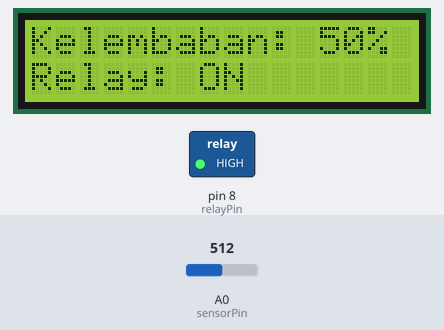
A sketch run on a simulated Arduino Uno, built with avr-gcc and run on an emulated ATmega328P. On the bench: 16×2 character LCD, switched loads named in the sketch (green lamp = pin HIGH). Inputs (shaded band) come from the test bench; at power-on: A0 (sensorPin) = 512. What the sketch prints to the serial monitor is not drawn.

Above: at 1.3 s.
1.4 s: A0 (sensorPin) set to 714
At 3.4 s:
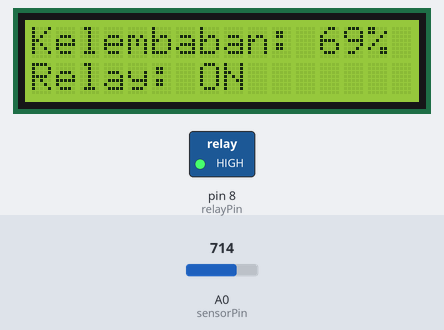
3.7 s: A0 (sensorPin) set to 741
At 5.0 s:
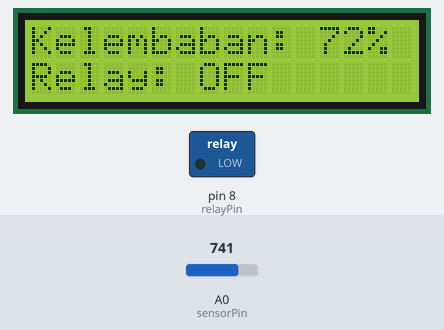
5.7 s: A0 (sensorPin) set to 900
At 7.5 s:
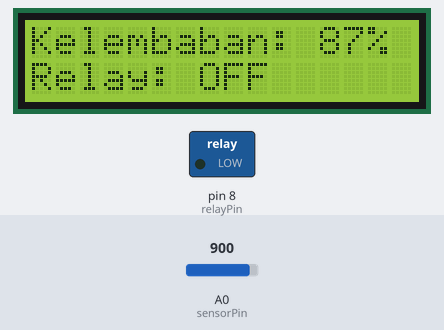
7.8 s: A0 (sensorPin) set to 716
At 9.4 s:
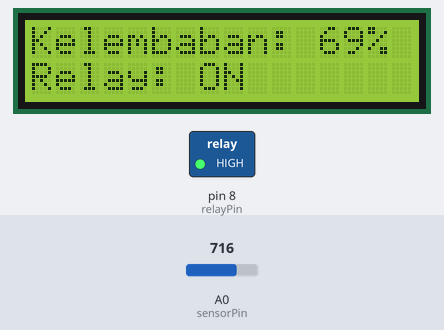
Timing chart, 0 to 10.9 s (numbered marks = the images above; inputs shaded):
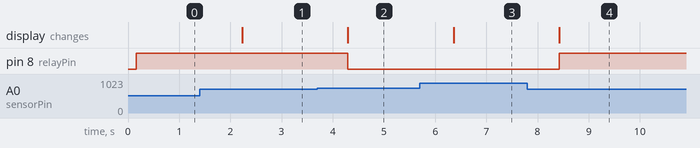

Measured:
- the behaviour switches between 726 and 727 on A0 (sensorPin) (found by bisection; images 1 and 2)
- after the input at 1.4 s, the display: changes after 0.83 s (image 1)
- after the input at 3.7 s, pin 8 (relayPin): HIGH → LOW after 0.59 s; the display: changes after 0.59 s (image 2)
- after the input at 5.7 s, the display: changes after 0.66 s (image 3)
- after the input at 7.8 s, pin 8 (relayPin): LOW → HIGH after 0.63 s; the display: changes after 0.63 s (image 4)

The sketch:

soil_moisture_relay.ino
```cpp
#include <Wire.h>
#include <LiquidCrystal_I2C.h>

LiquidCrystal_I2C lcd(0x27, 16, 2);

const int sensorPin = A0;
const int relayPin = 8;

const int AMBANG_KELEMBABAN = 71; // Batas kelembaban tanah (%)

void setup() {
  Serial.begin(9600);
  lcd.init();
  lcd.backlight();
  lcd.begin(16, 2);
  pinMode(relayPin, OUTPUT);
}

void loop() {
  int kelembaban = analogRead(sensorPin);
  int kelembabanPersen = map(kelembaban, 0, 1023, 0, 100);

  Serial.print("Kelembaban Tanah: ");
  Serial.print(kelembabanPersen);
  Serial.println("%");

  lcd.setCursor(0, 0);
  lcd.print("Kelembaban: ");
  lcd.print(kelembabanPersen);
  lcd.print("%   ");

  lcd.setCursor(0, 1);

  // --- VERSI ASLI (mengandung bug logika terbalik) ---
  // if (kelembabanPersen < AMBANG_KELEMBABAN) {
  //   lcd.print("Relay: OFF      ");
  //   digitalWrite(relayPin, LOW);
  // } else {
  //   lcd.print("Relay: ON       ");
  //   digitalWrite(relayPin, HIGH);
  // }
  // Bug: logika di atas justru menyalakan relay saat tanah SUDAH basah
  // (kelembaban >= 71%), dan mematikannya saat tanah kering (<71%) --
  // kebalikan dari perilaku yang diinginkan.

  // --- VERSI TERKOREKSI ---
  if (kelembabanPersen < AMBANG_KELEMBABAN) {
    // Tanah masih kering -> nyalakan aliran air
    lcd.print("Relay: ON       ");
    digitalWrite(relayPin, HIGH);
  } else {
    // Tanah sudah cukup basah -> matikan aliran air
    lcd.print("Relay: OFF      ");
    digitalWrite(relayPin, LOW);
  }

  delay(1000);
}
```
